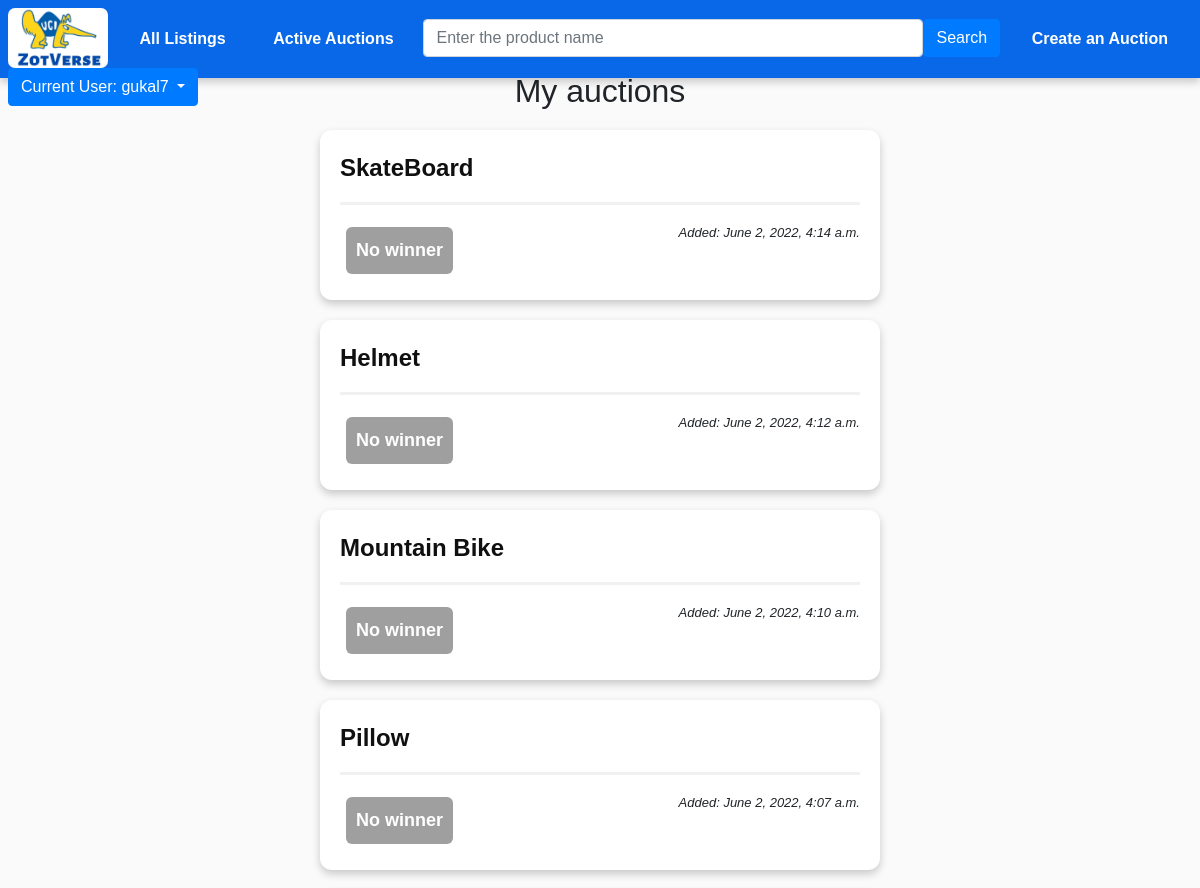
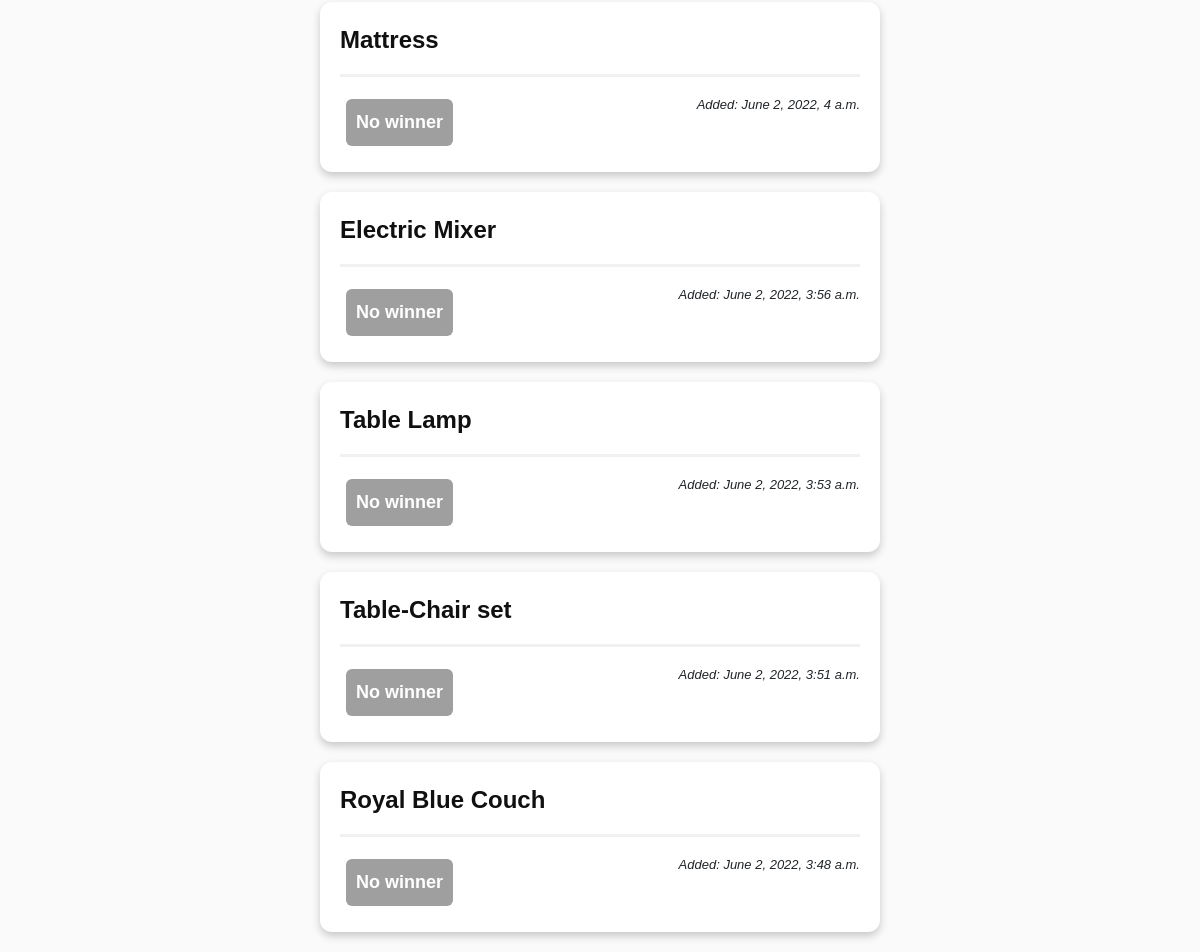
Page /myauctions/ (signed in) on the committed database (2 pictures, top to bottom).
### auctions/models.py (models this page shows, shortened)
class Auction(models.Model):
    author = models.ForeignKey(User, on_delete=models.CASCADE)
    title = models.CharField(max_length=300)
    desc = models.CharField(max_length=2000, blank=True)
    image = models.ImageField(upload_to='auction_images/', blank=True, default = 'auction_images/default/default.svg')
    min_value = models.IntegerField()
    date_added = models.DateTimeField()
    duration = models.FloatField(default=24)
    is_active = models.BooleanField(default=True)
    winner = models.ForeignKey(User, on_delete=models.SET("(deleted)"),
                               blank=True,
                               null=True,
                               related_name="auction_winner",
                               related_query_name="auction_winner")
    final_value = models.IntegerField(blank=True, null=True)
    def resolve(self):
        if self.is_active:
            if self.has_expired():
                highest_bid = Bid.objects.filter(auction=self).order_by('-amount').order_by('date').first()
                if highest_bid:
                    self.winner = highest_bid.bidder
                    self.final_value = highest_bid.amount
                self.is_active = False
                self.save()

### auctions/views.py (the view)
# urls.py: path('myauctions/', auctions_views.my_auctions, name="my_auctions"),
@login_required
def my_auctions(request):
    my_auctions_list = Auction.objects.all().filter(author=request.user).order_by('-date_added')
    for a in my_auctions_list:
        a.resolve()
    template = loader.get_template('auctions/my_auctions.html')
    context = {
        'my_auctions_list': my_auctions_list,
    }
    return HttpResponse(template.render(context, request))

### auctions/templates/auctions/my_auctions.html (shortened to what this page needs)
{% extends "base.html" %}
{% block content %}
<h2> My auctions </h2>
{% if my_auctions_list %}
    <ul class="my-auction-list">
    {% for auction in my_auctions_list %}
        <li class="my-auction-li"><a class="my-auction-link" href="{% url 'auctions:detail' auction.id %}">{{ auction.title }}</a>
            <hr>
            <div class="my-auction-date">Added: {{ auction.date_added }}</div>
            {% if auction.is_active %}
                <span class="my-auction-status-active">
                    Pending
                </span>
                <span class="my-auction-value">
                    ${{ auction.min_value }}
                </span>
            {% else %}
                {% if auction.final_value %}
                <span class="my-auction-status-resolved">
                    Final value: {{ auction.final_value }}$
                </span>
                {% else %}
                <span class="my-auction-status-no_winner">
                    No winner
                </span>
                {% endif %}
            {% endif %}
        </li>
    {% endfor %}
    </ul>
{% else %}
    <h4>No auctions are available.</h4>
{% endif %}
{% endblock %}

### templates/base.html (shortened to what this page needs)
<!DOCTYPE html>
<html lang="en">
<head>
  <link rel="stylesheet" href="https://stackpath.bootstrapcdn.com/bootstrap/4.1.3/css/bootstrap.min.css">
  {% load static %}
  <link rel="stylesheet" href="{% static 'css/style.css' %}">
  <link rel="stylesheet" href="{% static 'font-awesome-4.7.0/css/font-awesome.css' %}">
  <link rel="stylesheet" href="https://cdn.jsdelivr.net/npm/@fortawesome/fontawesome-free@5.15.4/css/fontawesome.min.css">
</head>
<body>
      {% block sidebar %}
        <ul class="navbar navbar-custom" style="overflow:visible">
          <li class="auction-rush-button">
            <a class="navbar-link" href="{% url 'about' %}">
              <img src="/static/ZotVerse_logo.jpeg" alt="Peter" style="width: 100px; height: 60px; border-radius: 7px;">
            </a>
        </li>
          <li class="navbar-item"><a class="navbar-link" href="{% url 'auctions:auctions' %}">All Listings</a></li>
          <li class="navbar-item"><a class="navbar-link" href="{% url 'index' %}"">Active Auctions</a></li>
          <li class="navbar-item">
          <div class="input-group">
            <div class="form-outline">
              <form method="post" action="/auctions/search" >
              <input name = "search_keyword" type="search" placeholder="Enter the product name" class="form-control" />
            </div>
            <button type="submit" class="btn btn-primary">
              <span>Search</span>
            </button>
          </div>
          </li>
          {% if user.is_authenticated %}
          <li class="create-auction-button"><a class="navbar-link" href="{% url 'auctions:create' %}">Create an Auction</a> </li>
          {% endif %}
          {% if user.is_authenticated %}
            <div class="dropdown mr-5" style="z-index:100 !important">
              <button class="btn btn-primary dropdown-toggle" type="button" id="dropdownMenuButton" data-toggle="dropdown" aria-haspopup="true" aria-expanded="false">
                Current User: <span class="">{{ user.get_username }}</span>
              </button>
            </div>
            {% else %}
            <li class="navbar-item-right"><a class="navbar-link" href="{% url 'login' %}?next={% url 'index' %}">Login</a></li>
            <li class="navbar-item-right"><a class="navbar-link" href="{% url 'register' %}?next={{request.path}}">Register</a></li>
          {% endif %}
        </ul>
     {% endblock %}
      <div class="main-content">{% block content %}{% endblock %}</div>
</body>
</html>

### static/css/style.css (style rules this page uses)
:root { --background: #FFFFFF; --color0: #F1F1F1; --color1: #ED665B; --color2: #39B8A5; --color3: #F98F3D; --color4: #1972E7; --color5: #AE5BF6; --color6: #4DCCE5; --color7: #101010; --color8: #9F9F9F; --color9: #ED3D2E; --color10: #16B8A0; --color11: #F97916; --color12: #0868E7; --color13: #9422F6; --color14: #10C2E5; --color15: #656565; --color16: #ffff00; --main-bg: #FAFAFA; --navbar-bg: #2A2A2A; --light-green: #C8F9E3; --navbar-bg-hover: #3A3A3A; --shadow: 0 4px 8px 0 rgba(0,0,0,0.2); --strong-shadow: 0 4px 8px 0 rgba(0,0,0,0.5); }
body { background: var(--main-bg); }
* { font-family: sans-serif !important; }
hr { border: 0; height: 3px; background: var(--color0); }
h2 { text-align: center; }
.main-content { margin-top: 6%; }
li a { color: var(--color2); }
.navbar-item { float: left; transition: .3s; width: auto; font-weight: bold; }
.form-outline { width: 500px; font-weight: bold; }
.navbar-item .navbar-link { display: block; width: auto; height: 55px; border-radius: 30% / 10%; color: white; text-align: center; text-indent: .1em; color: var(--background); text-align: center; padding: 16px; text-decoration: none; transition: .3s; font-weight: bold; }
.create-auction-button { width: auto; height: 55px; border-radius: 30% / 10%; color: white; text-align: center; text-indent: .1em; float: left; transition: .3s; font-weight: bold; }
.create-auction-button .navbar-link { display: block; color: var(--background); width: auto; height: 55px; border-radius: 30% / 10%; color: white; text-align: center; text-indent: .1em; padding: 16px; text-decoration: none; transition: .3s; color:white; font-weight: bold; }
.auction-rush-button .navbar-link { background-color: white; text-decoration: none; transition: .3s; font-weight: bold; }
.auction-rush-button { float: left; transition: .3s; font-weight: bold; }
.my-auction-list { list-style-type: none; width: 50%; margin: auto; }
.my-auction-li { box-shadow: var(--shadow); background: var(--background); display: inline-list-item; border-radius: 12px; padding: 20px; margin: 20px; margin-left: -20px; text-overflow: ellipsis; white-space: nowrap; overflow: hidden; font-size: large; }
.my-auction-link { text-decoration: none; font-size: x-large; font-weight: bold; text-align: center; color: var(--color7); }
.my-auction-date { font-style: italic; font-size: small; margin-top: 2px; float: right; }
.my-auction-status-no_winner { font-weight: bold; color: var(--background); background: var(--color8); padding: 10px; margin: 6px; border-radius: 6px; float: left; }
.navbar-custom { list-style-type: none; position: absolute; top: 0; left: 0; margin: 0; padding: 5 px !important; width: 100%; overflow: hidden; background-color: var(--color12); box-shadow: var(--shadow); height: 78px; overflow: auto; white-space: nowrap; padding-left: 8px; }

### rows in the picture
Auction: title "SkateBoard", date_added "June 2, 2022, 4:14 a.m.", is_active "No winner"
Auction: title "Helmet", date_added "June 2, 2022, 4:12 a.m.", is_active "No winner"
Auction: title "Mountain Bike", date_added "June 2, 2022, 4:10 a.m.", is_active "No winner"
Auction: title "Pillow", date_added "June 2, 2022, 4:07 a.m.", is_active "No winner"
Auction: title "Mattress", date_added "June 2, 2022, 4 a.m.", is_active "No winner"
Auction: title "Electric Mixer", date_added "June 2, 2022, 3:56 a.m.", is_active "No winner"
Auction: title "Table Lamp", date_added "June 2, 2022, 3:53 a.m.", is_active "No winner"
Auction: title "Table-Chair set", date_added "June 2, 2022, 3:51 a.m.", is_active "No winner"
Auction: title "Royal Blue Couch", date_added "June 2, 2022, 3:48 a.m.", is_active "No winner"

### other values in the picture
{{ user.get_username }} "gukal7"
